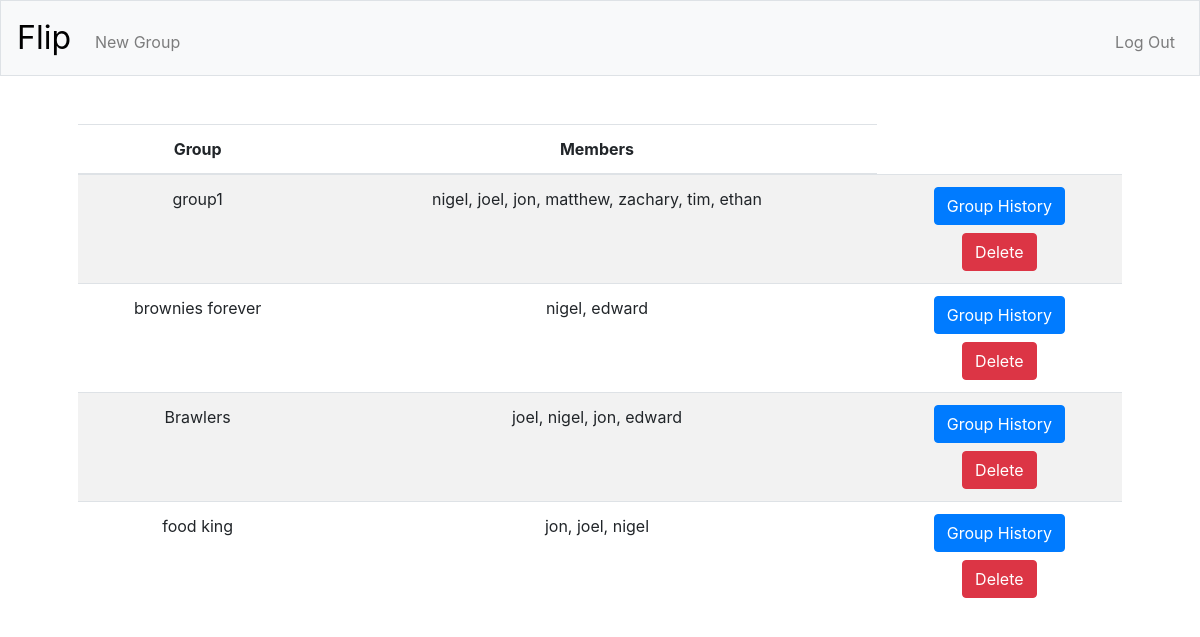
The page / (signed in) on the database its author committed.
### tables this page shows
CREATE TABLE membership (user_id INTEGER, group_id INTEGER, FOREIGN KEY(user_id) REFERENCES users(id), FOREIGN KEY(group_id) REFERENCES groups(id));

CREATE TABLE groups (id INTEGER, group_name TEXT NOT NULL, size INTEGER, PRIMARY KEY(id));

### application.py (the view)
@app.route("/")
@login_required
def index():
    groups = db.execute(
        "SELECT group_name, group_id FROM groups JOIN membership ON groups.id = membership.group_id JOIN users ON membership.user_id = users.id WHERE user_id = ?"
        , session["user_id"])
    for group in groups:
        members = db.execute("SELECT username from users JOIN membership ON users.id = membership.user_id JOIN groups ON membership.group_id = groups.id WHERE group_name = ?", group["group_name"])
        for i, member in enumerate(members):
            if i == 0:
                group["string"] = member["username"]
            else:
                group["string"] += ", "
                group["string"] += member["username"]
    return render_template("index.html", groups=groups)
    return apology("TODO")

### application.py (called while the page is built)
@app.after_request
def after_request(response):
    response.headers["Cache-Control"] = "no-cache, no-store, must-revalidate"
    response.headers["Expires"] = 0
    response.headers["Pragma"] = "no-cache"
    return response

### helpers.py (called while the page is built)
def login_required(f):
    @wraps(f)
    def decorated_function(*args, **kwargs):
        if session.get("user_id") is None:
            return redirect("/login")
        return f(*args, *kwargs)
    return decorated_function

### templates/index.html (shortened to what this page needs)
{% extends "layout.html" %}
{% block main %}
<table class="table table-striped">
    <thead>
        <tr>
            <th>Group</th>
            <th>Members</th>
        </tr>
    </thead>
    <tbody>
        {% for group in groups %}
        <tr>
            <td>{{ group.group_name }}</td>
            <td>{{ group.string }}</td>
            <td>
                <form action="/transactions" method="post">
                    <button type="submit" class="btn btn-primary" value="Group History">Group History</button>
                </form>
                <button type="button" id="delete_group" class="btn btn-danger mt-2"  value="{{group.group_id}}">Delete</button>
            </td>
        </tr>
        {% endfor %}
    </tbody>
</table>
{% endblock %}

### templates/layout.html (shortened to what this page needs)
<!DOCTYPE html>
<html lang="en">
    <head>
        <link rel="stylesheet" href="https://cdn.jsdelivr.net/npm/bootstrap@4.5.3/dist/css/bootstrap.min.css">
        <link href="/static/styles.css" rel="stylesheet">
    </head>
    <body>
        <nav class="navbar navbar-expand-md navbar-light bg-light border">
            <a class="navbar-brand" href="/"><span class="black">Flip</span></a>
            <div class="collapse navbar-collapse" id="navbar">
                {% if session.user_id %}
                    <ul class="navbar-nav mr-auto mt-2">
                        <li class="nav-item"><a class="nav-link" href="/create">New Group</a></li>
                    </ul>
                    <ul class="navbar-nav ml-auto mt-2">
                        <li class="nav-item"><a class="nav-link" href="/logout">Log Out</a></li>
                    </ul>
                {% endif %}
            </div>
        </nav>
        <main class="container p-5">
            {% block main %}{% endblock %}
        </main>
    </body>
</html>

### static/styles.css (style rules this page uses)
nav .navbar-brand { font-size: xx-large; }
nav .navbar-brand .black { color: #000000; }
main { overflow-x: auto; text-align: center; }

### rows shown on the page
membership: group_name "group1", string "nigel, joel, jon, matthew, zachary, tim, ethan", {{ group.group_id }} 1 (drawn)
membership: group_name "brownies forever", string "nigel, edward", {{ group.group_id }} 2 (drawn)
membership: group_name "Brawlers", string "joel, nigel, jon, edward", {{ group.group_id }} 3 (drawn)
membership: group_name "food king", string "jon, joel, nigel", {{ group.group_id }} 4 (drawn)
